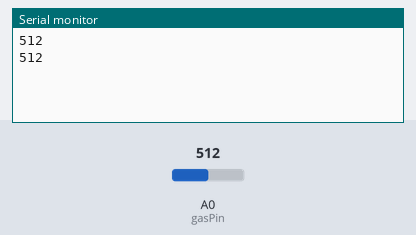
Simulated run of this sketch. Board: Arduino Uno, built with avr-gcc and run on an emulated ATmega328P. Parts: the last lines printed to the serial monitor. Inputs (shaded band) come from the test bench; at power-on: A0 (gasPin) = 512.

Above: at 2.8 s.
2.9 s: A0 (gasPin) set to 716
At 4.5 s:
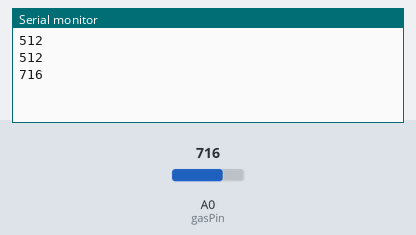
5.6 s: A0 (gasPin) set to 900
At 7.3 s:
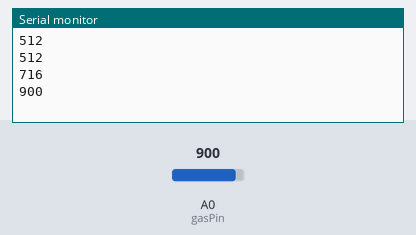
Timing chart, 0 to 8.8 s (numbered marks = the images above; inputs shaded):
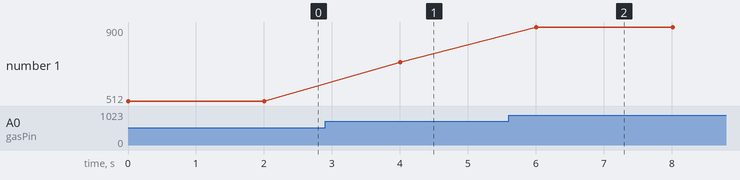

Measured:
- after the input at 2.9 s, the serial monitor: prints a new line after 1.1 s (image 1)
- after the input at 5.6 s, the serial monitor: prints a new line after 0.41 s (image 2)
- plotted number 1: 512 → 716 after the input at 2.9 s, 716 → 900 after the input at 5.6 s

The sketch:

master.ino
```cpp
// MASTER
// AT+ROLE=1
// AT+CMODE=1
// AT+UART=9600,0,0
#include <SoftwareSerial.h>
int gasPin = 0;
//Cổng D10 = TX = cam, D11 = RX = đỏ, 5V = xanh lá, GND = vàng, nhớ chuyển Both NL & CR

SoftwareSerial BTSerial(10, 11);

void setup() {
  // put your setup code here, to run once:
  Serial.begin(9600);
  BTSerial.begin(9600);
}

void loop() {
  // put your main code here, to run repeatedly:
  int val = analogRead(gasPin);

  String valueString = String(val);
  const char* value = valueString.c_str();
  Serial.println(value);
  BTSerial.write(value);
  delay(2000);
}
```
